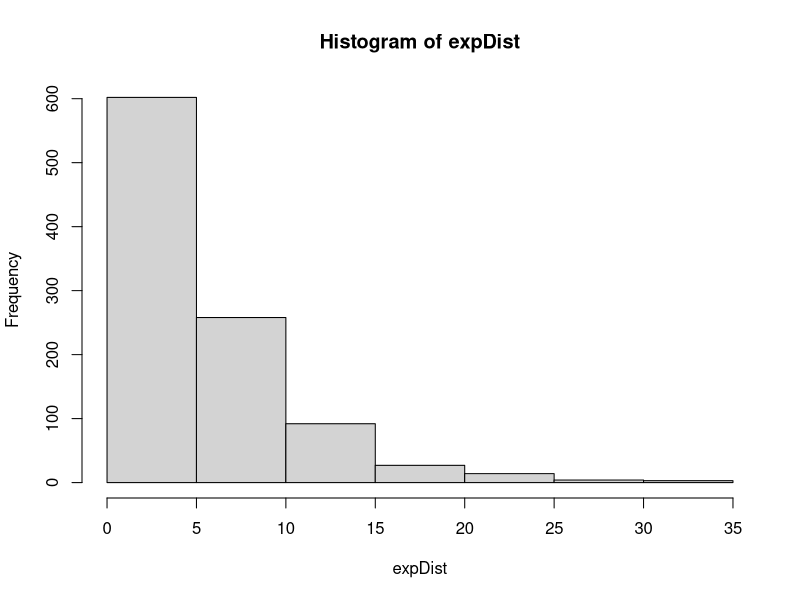
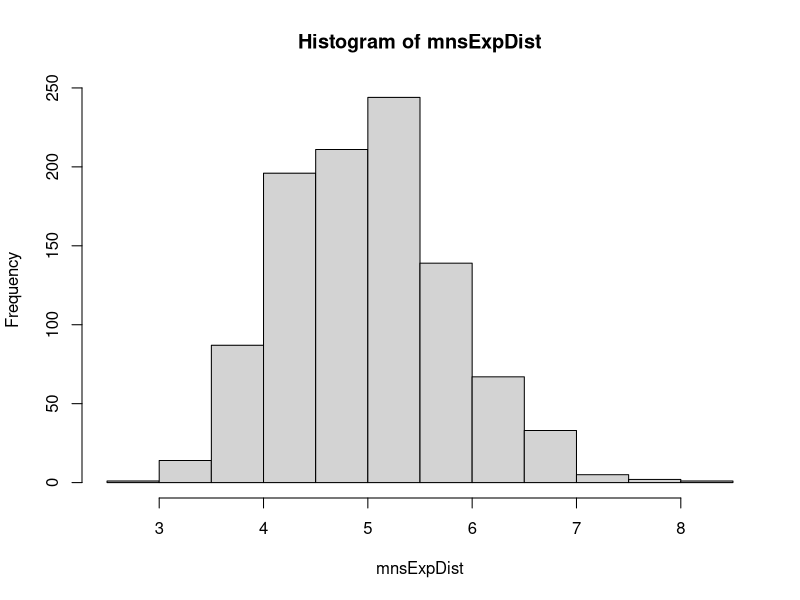

Here is the R script that generated these plots, in order:
# Simulation Exercise
# Statistical Inference
# Mark Culp
# 3/25/2017


## --------
## Overview:
## --------

# This paper explores simulations on an Exponential Distribution, 
# a distribution that describes the time between events in a 
# Poisson process.  We use R's rexp() function to create 
# samples from an Eponential Distribution, and compare it with 
# the Central Limit Theorem (CLT).  The CLT is one of the most  
# important theorems in statistics which states that the 
# distribution or sum of a large number of independent random 
# variables tends toward a normal distribution regardless of the 
# underlying distribution.  

# First, let's create an exponential distribution sample, and
# examine its properties:

# code start---------------------------

set.seed(0)

# Set parameters for our exponential distribution
n <- 1000
lambda <- 0.2

# Create an exponential distribution
expDist <- rexp(n, lambda)

# Check the range of numbers in distribution
range(expDist)

# Create a histogram of the distribution of exponentials
hist(expDist)
# plot(sampleExpDist)
# abline(0,..)



# code end ---------------------------

# This histogram shows how the density of the 
# exponential distribution changes according 
# to its rate parameter.  It is downward sloping, 
# at a decreasing rate.  It appears nothing like 
# a normal bell-shaped distribution.

## -----------
## Simulations:  
## -----------

# Now let's run a simulation where we create 
# 1,000 samples of 40 exponential distribution 
# deviates, and calculate the means of the 1,000 
# samples.  These means or averages from the 
# exponential distribution will create a very 
# different distribution.

set.seed(0)

# Reset parameters for our exponential distribution
n <- 40
lambda <- 0.2

# Generate a distribution of 1000 averages of 40 random 
# deviates by sampling the exponential distribution
# and calculate the variances in each sample.
expSample = NULL
mnsExpDist = NULL
varExpDist = NULL
for (i in 1 : 1000) {
  expSample = rexp(n, lambda)
  mnsExpDist = c(mnsExpDist, mean(expSample))
  varExpDist = c(varExpDist, var(expSample))
}

# Create histogram of the distribution of exponential averages
hist(mnsExpDist)

# Now this distribution appears to be much more normal 
# and bell-shaped.  This is the Central Limits Theorem 
# at work. Lets compare the means and variances of the 
# two distributions with the theoretical mean and variance 
# of an exponential distribution. 

## -----------------------------------
## Sample Mean versus Theoretical Mean
## -----------------------------------

# This distribution of averages is centered at 4.99 while 
# the theoretical center, or mean is 5.  This is consistent 
# with the Law of Large Numbers (LLN) which indicates that 
# a distribution will converge on its theoretical or expected 
# outcomes as the sample size increases.  

# The distribution of 1,000 means is drawn from a sampling 
# of 40,000 exponential distribution deviates.  It approximates 
# the mean better than the sample of 1,000 random deviates 
# drawn directly from the exponential distribution.

# Calculate the mean of the exponential distribution
expDistMean <- round(mean(expDist),3)

# Calculate mean of the distribution of exponential averages
mnsDistMean <- round(mean(mnsExpDist),3)

# Calculate hypothetical mean for the exponential distribution
hypoDistMean <- round(1/lambda,3)

# Combine means in a row
rowMeans <- rbind(c(expDistMean, mnsDistMean, hypoDistMean))

rowMeans

## -------------------------------------------
## Sample Variance versus Theoretical Variance
## -------------------------------------------

# Calculate variance of the exponential distribution
expDistVariance <- round(var(expDist),3)

# Calculate variance of the distribution of exponential averages
mnsExpDistVariance <- round(mean(varExpDist),3)

# Calculate hypothetical mean for the exponential distribution
hypoDistVariance <- (1/lambda)^2

# Combine variances in a row
rowVar <- rbind(c(expDistVariance, mnsExpDistVariance, hypoDistVariance))

rowVar

## -----------------------------------
## Distribution: Assumpt & Conclusions
## -----------------------------------

# We assumed we were dealing with a properly normalized 
# distribution of independent and identically distributed 
# (IID) random variables.  A collection of random variables 
# is independent if they are statistically unrelated from one 
# and another.  They are identically distributed if they 
# were drawn from the same population distribution.  Use of 
# the rexp() function ensures these properties. 

# Our initial histogram of the exponential distribution of 
# averages appeared normal.  We now conduct some tests to 
# assess that fact.

# Standard deviation of distribution
# of exponential averages
sdMns <- sd(mnsExpDist)

# 90 quantile for distribution of 
# exponential averages
mns90quan <- qnorm(0.90, mean = mnsDistMean, sd = sdMns)

# Calculate actual number of random deviates
# from the distribution of exponential averages
# below the 90th quantile
sum(mnsExpDist < mns90quan)

# 75 quantile for distribution of 
# exponential averages
mns75quan <- qnorm(0.75, mean = mnsDistMean, sd = sdMns)

# Calculate actual number of random deviates
# from the distribution of exponential averages
# below the 75th quantile
sum(mnsExpDist < mns75quan)


# We know this distribution is normal because ...